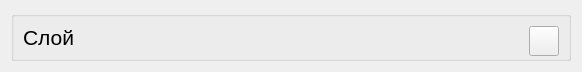
<?xml version="1.0" encoding="UTF-8"?>
<ui version="4.0">
 <class>Sloi</class>
 <widget class="QWidget" name="Sloi">
  <property name="geometry">
   <rect>
    <x>0</x>
    <y>0</y>
    <width>582</width>
    <height>72</height>
   </rect>
  </property>
  <property name="sizePolicy">
   <sizepolicy hsizetype="MinimumExpanding" vsizetype="MinimumExpanding">
    <horstretch>0</horstretch>
    <verstretch>0</verstretch>
   </sizepolicy>
  </property>
  <property name="minimumSize">
   <size>
    <width>0</width>
    <height>0</height>
   </size>
  </property>
  <property name="maximumSize">
   <size>
    <width>16777215</width>
    <height>72</height>
   </size>
  </property>
  <property name="windowTitle">
   <string>Form</string>
  </property>
  <layout class="QGridLayout" name="gridLayout">
   <item row="0" column="0">
    <widget class="QGroupBox" name="groupBox">
     <property name="sizePolicy">
      <sizepolicy hsizetype="MinimumExpanding" vsizetype="MinimumExpanding">
       <horstretch>0</horstretch>
       <verstretch>0</verstretch>
      </sizepolicy>
     </property>
     <property name="minimumSize">
      <size>
       <width>250</width>
       <height>20</height>
      </size>
     </property>
     <property name="maximumSize">
      <size>
       <width>16777215</width>
       <height>16777215</height>
      </size>
     </property>
     <property name="font">
      <font>
       <pointsize>18</pointsize>
       <weight>50</weight>
       <bold>false</bold>
      </font>
     </property>
     <property name="styleSheet">
      <string notr="true"/>
     </property>
     <property name="title">
      <string/>
     </property>
     <layout class="QHBoxLayout" name="horizontalLayout">
      <item>
       <widget class="QLabel" name="label">
        <property name="sizePolicy">
         <sizepolicy hsizetype="Expanding" vsizetype="Expanding">
          <horstretch>0</horstretch>
          <verstretch>0</verstretch>
         </sizepolicy>
        </property>
        <property name="minimumSize">
         <size>
          <width>0</width>
          <height>0</height>
         </size>
        </property>
        <property name="font">
         <font>
          <family>Segoe UI Symbol</family>
          <pointsize>16</pointsize>
          <weight>50</weight>
          <bold>false</bold>
         </font>
        </property>
        <property name="text">
         <string>Слой</string>
        </property>
       </widget>
      </item>
      <item>
       <widget class="QPushButton" name="deletesloy">
        <property name="sizePolicy">
         <sizepolicy hsizetype="Preferred" vsizetype="Preferred">
          <horstretch>0</horstretch>
          <verstretch>0</verstretch>
         </sizepolicy>
        </property>
        <property name="minimumSize">
         <size>
          <width>30</width>
          <height>30</height>
         </size>
        </property>
        <property name="maximumSize">
         <size>
          <width>30</width>
          <height>30</height>
         </size>
        </property>
        <property name="text">
         <string/>
        </property>
        <property name="icon">
         <iconset resource="res.qrc">
          <normaloff>:/res/vector-line-black-icon.jpg</normaloff>:/res/vector-line-black-icon.jpg</iconset>
        </property>
        <property name="iconSize">
         <size>
          <width>30</width>
          <height>30</height>
         </size>
        </property>
       </widget>
      </item>
     </layout>
    </widget>
   </item>
  </layout>
 </widget>
 <resources>
  <include location="res.qrc"/>
 </resources>
 <connections/>
</ui>
